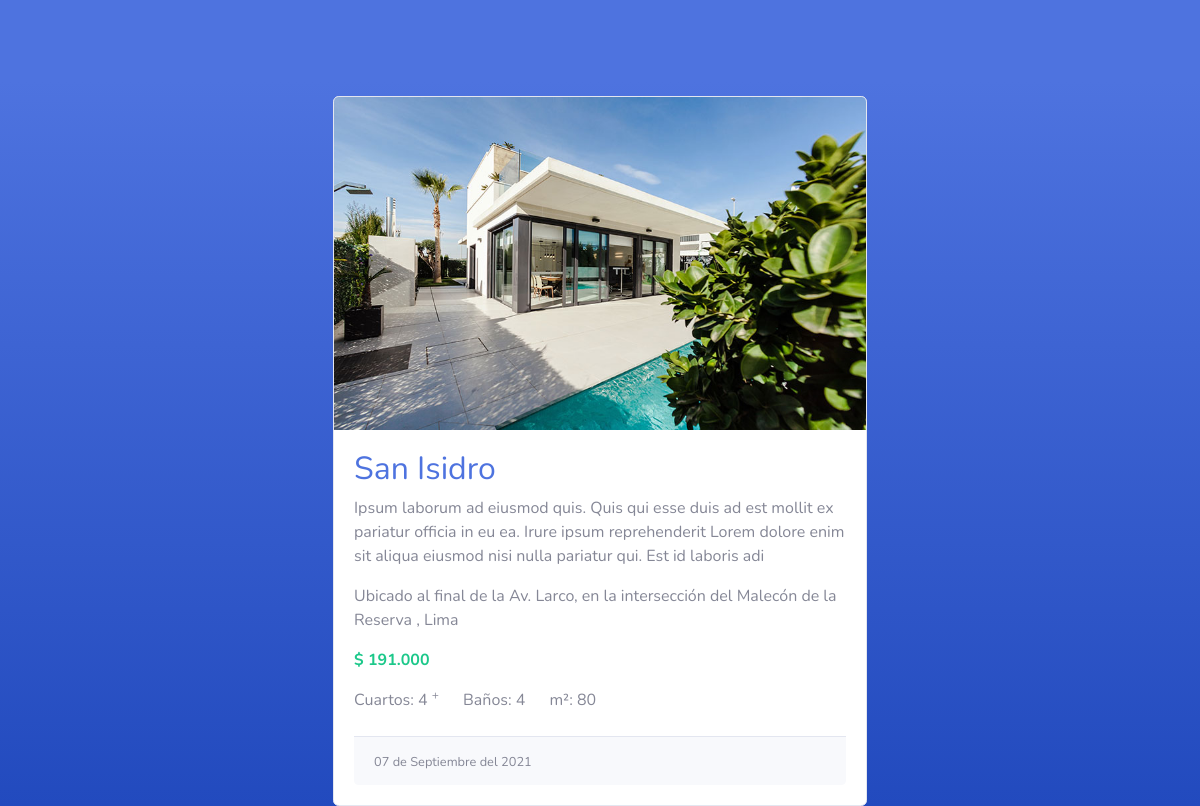
Screenshot of /ADMIN_CAV_SAC/single.php?id=2 with the database file from the repository.
### tables this page shows
CREATE TABLE `tipoanuncio` (
  `id_tipo_anuncio` int(11) NOT NULL,
  `descripcion` varchar(200) NOT NULL,
  `costo` decimal(7,3) NOT NULL,
  `metros` double NOT NULL,
  `numCuartos` int(11) NOT NULL,
  `numBathroom` int(11) NOT NULL,
  `direccion` varchar(200) NOT NULL,
  `distrito` varchar(200) NOT NULL,
  `departamento` varchar(200) NOT NULL,
  `thumb` varchar(50) NOT NULL,
  `fecha_publicacion` timestamp NOT NULL DEFAULT current_timestamp()
);

### ADMIN_CAV_SAC/single.php (called while the page is built, shortened)
<?php
require 'admin/config.php';
require 'functions.php';
$conexion = conexion($bd_config);
$id_articulo = id_articulo($_GET['id']);
$post = obtener_post_por_id($conexion, $id_articulo);
$post = $post[0];
require 'views/single.view.php';
?>

### ADMIN_CAV_SAC/functions.php (called while the page is built, shortened)
<?php
function limpiarDatos($datos) {
    $datos = trim($datos);
    $datos = stripslashes($datos);
    $datos = htmlspecialchars($datos);
    return $datos;
}
function id_articulo($id) {
    return (int)limpiarDatos($id);
}
function obtener_post_por_id($conexion2, $id) {
    $resultado = $conexion2->query("SELECT * FROM tipoanuncio WHERE id_tipo_anuncio = $id LIMIT 1");
    $resultado = $resultado->fetchAll();
    return ($resultado) ? $resultado : false;
}
function fecha($fecha) {
    $timestamp = strtotime($fecha);
    $meses = ['Enero', 'Febrero', 'Marzo', 'Abril', 'Mayo', 'Junio', 'Julio', 'Agosto', 'Septiembre', 'Octubre','Noviembre', 'Diciembre'];
    $dia = date('d', $timestamp);
    $mes = date('m', $timestamp) - 1;
    $year = date('Y', $timestamp);
    $fecha = "$dia de " . $meses[$mes] . " del $year";
    return $fecha;
}
?>

### ADMIN_CAV_SAC/Views/single.view.php (the view, shortened to what this page needs)
<!DOCTYPE html>
<html lang="en">
    <head>
        <link href="./vendor/fontawesome-free/css/all.min.css" rel="stylesheet" type="text/css">
        <link href="./css/sb-admin-2.min.css" rel="stylesheet">
    </head>
    <body class="bg-gradient-primary">
        <div class="container mt-5">
            <div class="row justify-content-center pt-5">
                <div class="col-6">
                    <div class="card-deck">
                    <div class="card">
                        <img class="card-img-top  w-100 ultimo" src="<?php echo RUTA; ?>/images/<?php echo $post['thumb']; ?>" alt="<?php echo $post['distrito']; ?>" alt="Card image cap">
                        <div class="card-body">
                            <h2 class="property-title"><a href="property-details.html"><?php echo $post['distrito']; ?></a></h2>
                            <p class="card-text"><?php echo nl2br($post['descripcion']); ?></p>
                            <span class="property-location d-block mb-3"><span class="property-icon icon-room"></span>
                                <?php echo $post['direccion']; ?>, <?php echo $post['departamento']; ?>
                            </span>
                            <strong class="property-price text-primary mb-3 d-block text-success">$  <?php echo $post['costo']; ?></strong>
                            <ul class="d-flex mb-3 mb-lg-0 list-unstyled">
                                <li class="mr-4">
                                    <span class="property-specs">Cuartos: </span>
                                    <span class="property-specs-number"><?php echo $post['numCuartos']; ?> <sup>+</sup></span>
                                </li>
                                <li class="mr-4">
                                    <span class="property-specs">Baños: </span>
                                    <span class="property-specs-number"><?php echo $post['numBathroom']; ?></span>
                                </li>
                                <li class="mr-4">
                                    <span class="property-specs">m²: </span>
                                    <span class="property-specs-number"><?php echo $post['metros']; ?></span>
                                </li>
                            </ul>
                            <br>
                            <div class="card-footer">
                                <small class="text-muted"><?php echo fecha($post['fecha_publicacion']); ?></small>
                            </div>
                        </div>
                    </div>
                </div>
            </div>
        </div>
    </body>
</html>

### rows the page displays
tipoanuncio: thumb (picture), distrito "San Isidro", descripcion "Ipsum laborum ad eiusmod quis. Quis qui esse duis ad est mollit ex pariatur officia in eu ea. Irure ipsum reprehenderit Lorem dolore enim sit aliqua eiusmod nisi nulla pariatur qui. Est id laboris adi", direccion "Ubicado al final de la Av. Larco, en la intersección del Malecón de la Reserva", departamento "Lima", costo "191.000", numCuartos "4", numBathroom "4", metros "80", fecha_publicacion "07 de Septiembre del 2021"
